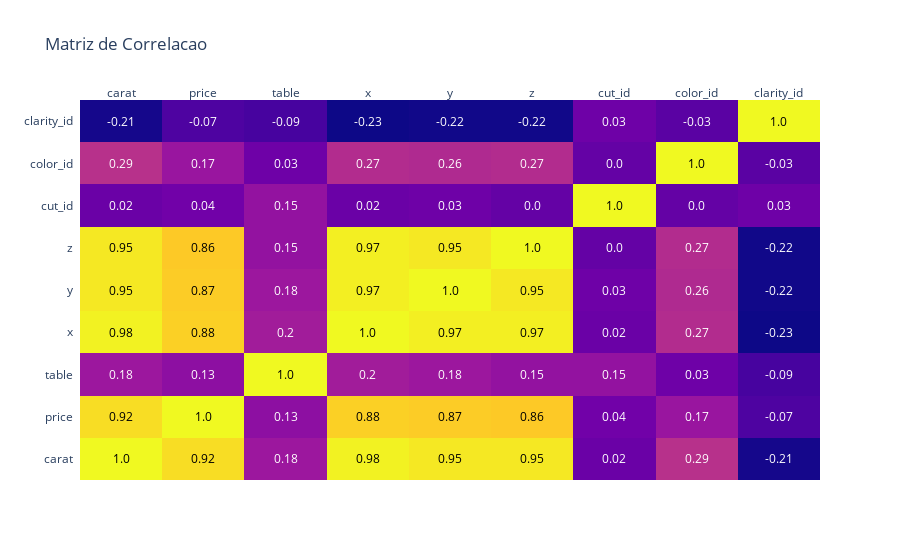

This figure's notebook cell:
### Markdown cell above
### Correlaciones entre variables numéricoas

### Code cell
# TODO: Crear Matriz de Correlación con plotly (sólo la primera vez)
import plotly.figure_factory as ff

corr_matrix = df[numericas].corr().round(2)

fig = ff.create_annotated_heatmap(
    z = corr_matrix.values,
    x = corr_matrix.columns.tolist(),
    y = corr_matrix.index.tolist()
)
fig.update_layout(title="Matriz de Correlacao")
fig.show()

### Figure 1 — Plotly figure (JSON) as saved in the notebook; plotly's stock layout.template omitted (floating-point values rounded to 4 significant figures)
{"data": [{"colorscale": [[0, "#0d0887"], [0.1111, "#46039f"], [0.2222, "#7201a8"], [0.3333, "#9c179e"], [0.4444, "#bd3786"], [0.5556, "#d8576b"], [0.6667, "#ed7953"], [0.7778, "#fb9f3a"], [0.8889, "#fdca26"], [1, "#f0f921"]], "reversescale": false, "showscale": false, "type": "heatmap", "x": ["carat", "price", "table", "x", "y", "z", "cut_id", "color_id", "clarity_id"], "y": ["carat", "price", "table", "x", "y", "z", "cut_id", "color_id", "clarity_id"], "z": [[1.0, 0.92, 0.18, 0.98, 0.95, 0.95, 0.02, 0.29, -0.21], [0.92, 1.0, 0.13, 0.88, 0.87, 0.86, 0.04, 0.17, -0.07], [0.18, 0.13, 1.0, 0.2, 0.18, 0.15, 0.15, 0.03, -0.09], [0.98, 0.88, 0.2, 1.0, 0.97, 0.97, 0.02, 0.27, -0.23], [0.95, 0.87, 0.18, 0.97, 1.0, 0.95, 0.03, 0.26, -0.22], [0.95, 0.86, 0.15, 0.97, 0.95, 1.0, 0.0, 0.27, -0.22], [0.02, 0.04, 0.15, 0.02, 0.03, 0.0, 1.0, 0.0, 0.03], [0.29, 0.17, 0.03, 0.27, 0.26, 0.27, 0.0, 1.0, -0.03], [-0.21, -0.07, -0.09, -0.23, -0.22, -0.22, 0.03, -0.03, 1.0]]}], "layout": {"annotations": [{"font": {"color": "#000000"}, "showarrow": false, "text": "1.0", "x": "carat", "xref": "x", "y": "carat", "yref": "y"}, {"font": {"color": "#000000"}, "showarrow": false, "text": "0.92", "x": "price", "xref": "x", "y": "carat", "yref": "y"}, {"font": {"color": "#FFFFFF"}, "showarrow": false, "text": "0.18", "x": "table", "xref": "x", "y": "carat", "yref": "y"}, {"font": {"color": "#000000"}, "showarrow": false, "text": "0.98", "x": "x", "xref": "x", "y": "carat", "yref": "y"}, {"font": {"color": "#000000"}, "showarrow": false, "text": "0.95", "x": "y", "xref": "x", "y": "carat", "yref": "y"}, {"font": {"color": "#000000"}, "showarrow": false, "text": "0.95", "x": "z", "xref": "x", "y": "carat", "yref": "y"}, {"font": {"color": "#FFFFFF"}, "showarrow": false, "text": "0.02", "x": "cut_id", "xref": "x", "y": "carat", "yref": "y"}, {"font": {"color": "#FFFFFF"}, "showarrow": false, "text": "0.29", "x": "color_id", "xref": "x", "y": "carat", "yref": "y"}, {"font": {"color": "#FFFFFF"}, "showarrow": false, "text": "-0.21", "x": "clarity_id", "xref": "x", "y": "carat", "yref": "y"}, {"font": {"color": "#000000"}, "showarrow": false, "text": "0.92", "x": "carat", "xref": "x", "y": "price", "yref": "y"}, {"font": {"color": "#000000"}, "showarrow": false, "text": "1.0", "x": "price", "xref": "x", "y": "price", "yref": "y"}, {"font": {"color": "#FFFFFF"}, "showarrow": false, "text": "0.13", "x": "table", "xref": "x", "y": "price", "yref": "y"}, {"font": {"color": "#000000"}, "showarrow": false, "text": "0.88", "x": "x", "xref": "x", "y": "price", "yref": "y"}, {"font": {"color": "#000000"}, "showarrow": false, "text": "0.87", "x": "y", "xref": "x", "y": "price", "yref": "y"}, {"font": {"color": "#000000"}, "showarrow": false, "text": "0.86", "x": "z", "xref": "x", "y": "price", "yref": "y"}, {"font": {"color": "#FFFFFF"}, "showarrow": false, "text": "0.04", "x": "cut_id", "xref": "x", "y": "price", "yref": "y"}, {"font": {"color": "#FFFFFF"}, "showarrow": false, "text": "0.17", "x": "color_id", "xref": "x", "y": "price", "yref": "y"}, {"font": {"color": "#FFFFFF"}, "showarrow": false, "text": "-0.07", "x": "clarity_id", "xref": "x", "y": "price", "yref": "y"}, {"font": {"color": "#FFFFFF"}, "showarrow": false, "text": "0.18", "x": "carat", "xref": "x", "y": "table", "yref": "y"}, {"font": {"color": "#FFFFFF"}, "showarrow": false, "text": "0.13", "x": "price", "xref": "x", "y": "table", "yref": "y"}, {"font": {"color": "#000000"}, "showarrow": false, "text": "1.0", "x": "table", "xref": "x", "y": "table", "yref": "y"}, {"font": {"color": "#FFFFFF"}, "showarrow": false, "text": "0.2", "x": "x", "xref": "x", "y": "table", "yref": "y"}, {"font": {"color": "#FFFFFF"}, "showarrow": false, "text": "0.18", "x": "y", "xref": "x", "y": "table", "yref": "y"}, {"font": {"color": "#FFFFFF"}, "showarrow": false, "text": "0.15", "x": "z", "xref": "x", "y": "table", "yref": "y"}, {"font": {"color": "#FFFFFF"}, "showarrow": false, "text": "0.15", "x": "cut_id", "xref": "x", "y": "table", "yref": "y"}, {"font": {"color": "#FFFFFF"}, "showarrow": false, "text": "0.03", "x": "color_id", "xref": "x", "y": "table", "yref": "y"}, {"font": {"color": "#FFFFFF"}, "showarrow": false, "text": "-0.09", "x": "clarity_id", "xref": "x", "y": "table", "yref": "y"}, {"font": {"color": "#000000"}, "showarrow": false, "text": "0.98", "x": "carat", "xref": "x", "y": "x", "yref": "y"}, {"font": {"color": "#000000"}, "showarrow": false, "text": "0.88", "x": "price", "xref": "x", "y": "x", "yref": "y"}, {"font": {"color": "#FFFFFF"}, "showarrow": false, "text": "0.2", "x": "table", "xref": "x", "y": "x", "yref": "y"}, {"font": {"color": "#000000"}, "showarrow": false, "text": "1.0", "x": "x", "xref": "x", "y": "x", "yref": "y"}, {"font": {"color": "#000000"}, "showarrow": false, "text": "0.97", "x": "y", "xref": "x", "y": "x", "yref": "y"}, {"font": {"color": "#000000"}, "showarrow": false, "text": "0.97", "x": "z", "xref": "x", "y": "x", "yref": "y"}, {"font": {"color": "#FFFFFF"}, "showarrow": false, "text": "0.02", "x": "cut_id", "xref": "x", "y": "x", "yref": "y"}, {"font": {"color": "#FFFFFF"}, "showarrow": false, "text": "0.27", "x": "color_id", "xref": "x", "y": "x", "yref": "y"}, {"font": {"color": "#FFFFFF"}, "showarrow": false, "text": "-0.23", "x": "clarity_id", "xref": "x", "y": "x", "yref": "y"}, {"font": {"color": "#000000"}, "showarrow": false, "text": "0.95", "x": "carat", "xref": "x", "y": "y", "yref": "y"}, {"font": {"color": "#000000"}, "showarrow": false, "text": "0.87", "x": "price", "xref": "x", "y": "y", "yref": "y"}, {"font": {"color": "#FFFFFF"}, "showarrow": false, "text": "0.18", "x": "table", "xref": "x", "y": "y", "yref": "y"}, {"font": {"color": "#000000"}, "showarrow": false, "text": "0.97", "x": "x", "xref": "x", "y": "y", "yref": "y"}, {"font": {"color": "#000000"}, "showarrow": false, "text": "1.0", "x": "y", "xref": "x", "y": "y", "yref": "y"}, {"font": {"color": "#000000"}, "showarrow": false, "text": "0.95", "x": "z", "xref": "x", "y": "y", "yref": "y"}, {"font": {"color": "#FFFFFF"}, "showarrow": false, "text": "0.03", "x": "cut_id", "xref": "x", "y": "y", "yref": "y"}, {"font": {"color": "#FFFFFF"}, "showarrow": false, "text": "0.26", "x": "color_id", "xref": "x", "y": "y", "yref": "y"}, {"font": {"color": "#FFFFFF"}, "showarrow": false, "text": "-0.22", "x": "clarity_id", "xref": "x", "y": "y", "yref": "y"}, {"font": {"color": "#000000"}, "showarrow": false, "text": "0.95", "x": "carat", "xref": "x", "y": "z", "yref": "y"}, {"font": {"color": "#000000"}, "showarrow": false, "text": "0.86", "x": "price", "xref": "x", "y": "z", "yref": "y"}, {"font": {"color": "#FFFFFF"}, "showarrow": false, "text": "0.15", "x": "table", "xref": "x", "y": "z", "yref": "y"}, {"font": {"color": "#000000"}, "showarrow": false, "text": "0.97", "x": "x", "xref": "x", "y": "z", "yref": "y"}, {"font": {"color": "#000000"}, "showarrow": false, "text": "0.95", "x": "y", "xref": "x", "y": "z", "yref": "y"}, {"font": {"color": "#000000"}, "showarrow": false, "text": "1.0", "x": "z", "xref": "x", "y": "z", "yref": "y"}, {"font": {"color": "#FFFFFF"}, "showarrow": false, "text": "0.0", "x": "cut_id", "xref": "x", "y": "z", "yref": "y"}, {"font": {"color": "#FFFFFF"}, "showarrow": false, "text": "0.27", "x": "color_id", "xref": "x", "y": "z", "yref": "y"}, {"font": {"color": "#FFFFFF"}, "showarrow": false, "text": "-0.22", "x": "clarity_id", "xref": "x", "y": "z", "yref": "y"}, {"font": {"color": "#FFFFFF"}, "showarrow": false, "text": "0.02", "x": "carat", "xref": "x", "y": "cut_id", "yref": "y"}, {"font": {"color": "#FFFFFF"}, "showarrow": false, "text": "0.04", "x": "price", "xref": "x", "y": "cut_id", "yref": "y"}, {"font": {"color": "#FFFFFF"}, "showarrow": false, "text": "0.15", "x": "table", "xref": "x", "y": "cut_id", "yref": "y"}, {"font": {"color": "#FFFFFF"}, "showarrow": false, "text": "0.02", "x": "x", "xref": "x", "y": "cut_id", "yref": "y"}, {"font": {"color": "#FFFFFF"}, "showarrow": false, "text": "0.03", "x": "y", "xref": "x", "y": "cut_id", "yref": "y"}, {"font": {"color": "#FFFFFF"}, "showarrow": false, "text": "0.0", "x": "z", "xref": "x", "y": "cut_id", "yref": "y"}, {"font": {"color": "#000000"}, "showarrow": false, "text": "1.0", "x": "cut_id", "xref": "x", "y": "cut_id", "yref": "y"}, {"font": {"color": "#FFFFFF"}, "showarrow": false, "text": "0.0", "x": "color_id", "xref": "x", "y": "cut_id", "yref": "y"}, {"font": {"color": "#FFFFFF"}, "showarrow": false, "text": "0.03", "x": "clarity_id", "xref": "x", "y": "cut_id", "yref": "y"}, {"font": {"color": "#FFFFFF"}, "showarrow": false, "text": "0.29", "x": "carat", "xref": "x", "y": "color_id", "yref": "y"}, {"font": {"color": "#FFFFFF"}, "showarrow": false, "text": "0.17", "x": "price", "xref": "x", "y": "color_id", "yref": "y"}, {"font": {"color": "#FFFFFF"}, "showarrow": false, "text": "0.03", "x": "table", "xref": "x", "y": "color_id", "yref": "y"}, {"font": {"color": "#FFFFFF"}, "showarrow": false, "text": "0.27", "x": "x", "xref": "x", "y": "color_id", "yref": "y"}, {"font": {"color": "#FFFFFF"}, "showarrow": false, "text": "0.26", "x": "y", "xref": "x", "y": "color_id", "yref": "y"}, {"font": {"color": "#FFFFFF"}, "showarrow": false, "text": "0.27", "x": "z", "xref": "x", "y": "color_id", "yref": "y"}, {"font": {"color": "#FFFFFF"}, "showarrow": false, "text": "0.0", "x": "cut_id", "xref": "x", "y": "color_id", "yref": "y"}, {"font": {"color": "#000000"}, "showarrow": false, "text": "1.0", "x": "color_id", "xref": "x", "y": "color_id", "yref": "y"}, {"font": {"color": "#FFFFFF"}, "showarrow": false, "text": "-0.03", "x": "clarity_id", "xref": "x", "y": "color_id", "yref": "y"}, {"font": {"color": "#FFFFFF"}, "showarrow": false, "text": "-0.21", "x": "carat", "xref": "x", "y": "clarity_id", "yref": "y"}, {"font": {"color": "#FFFFFF"}, "showarrow": false, "text": "-0.07", "x": "price", "xref": "x", "y": "clarity_id", "yref": "y"}, {"font": {"color": "#FFFFFF"}, "showarrow": false, "text": "-0.09", "x": "table", "xref": "x", "y": "clarity_id", "yref": "y"}, {"font": {"color": "#FFFFFF"}, "showarrow": false, "text": "-0.23", "x": "x", "xref": "x", "y": "clarity_id", "yref": "y"}, {"font": {"color": "#FFFFFF"}, "showarrow": false, "text": "-0.22", "x": "y", "xref": "x", "y": "clarity_id", "yref": "y"}, {"font": {"color": "#FFFFFF"}, "showarrow": false, "text": "-0.22", "x": "z", "xref": "x", "y": "clarity_id", "yref": "y"}, {"font": {"color": "#FFFFFF"}, "showarrow": false, "text": "0.03", "x": "cut_id", "xref": "x", "y": "clarity_id", "yref": "y"}, {"font": {"color": "#FFFFFF"}, "showarrow": false, "text": "-0.03", "x": "color_id", "xref": "x", "y": "clarity_id", "yref": "y"}, {"font": {"color": "#000000"}, "showarrow": false, "text": "1.0", "x": "clarity_id", "xref": "x", "y": "clarity_id", "yref": "y"}], "title": {"text": "Matriz de Correlacao"}, "xaxis": {"dtick": 1, "gridcolor": "rgb(0, 0, 0)", "side": "top", "ticks": ""}, "yaxis": {"dtick": 1, "ticks": "", "ticksuffix": "  "}}}
